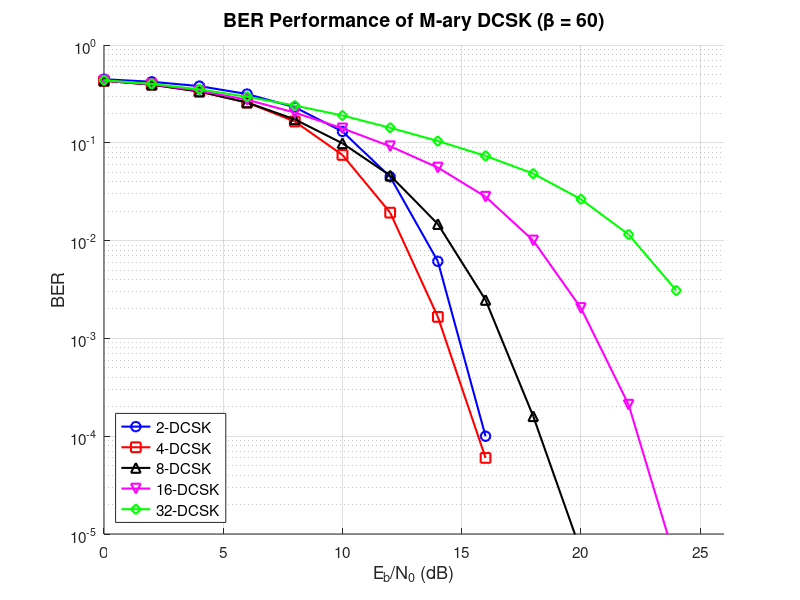

Reproduce this figure in MATLAB.
clear; clc; close all;

beta = 60;                  
num_symbols = 50000;        
EbN0_dB_range = 0:2:24;     
M_vec = [2, 4, 8, 16, 32];  

markers = {'o', 's', '^', 'v', 'd'};
colors = {'b', 'r', 'k', 'm', 'g'};

figure('Position', [100, 100, 700, 550]);
hold on; grid on;
set(gca, 'YScale', 'log'); 

fprintf('开始仿真 M-ary DCSK (扩频因子 beta=%d, 符号数=%d)...\n', beta, num_symbols);

for m_idx = 1:length(M_vec)
    M = M_vec(m_idx);
    bits_per_symbol = log2(M);
    BER_list = zeros(1, length(EbN0_dB_range));
    
    fprintf('正在仿真 %d-ary DCSK...\n', M);
    
    for snr_idx = 1:length(EbN0_dB_range)
        EbN0_dB = EbN0_dB_range(snr_idx);
        EbN0 = 10^(EbN0_dB / 10);
        Eb = 1.0;                  
        Es = bits_per_symbol * Eb; 
        N0 = Eb / EbN0;            
        sigma = sqrt(N0 / 2);      
        
        data = randi([0, M-1], num_symbols, 1);
        
        phase_offset = 0; 
        if M == 4
            phase_offset = pi/4;
        end
        sym = pskmod(data, M, phase_offset, 'gray');
        a_s = real(sym);
        b_s = imag(sym);
        
        x = rand(num_symbols, 1) * 2 - 1;
        cx = zeros(num_symbols, beta);
        for k = 1:beta
            cx(:, k) = x;
            x = 1 - 2 * x.^2; 
        end
        
        cx = cx - mean(cx, 2);
        cx = cx ./ sqrt(sum(cx.^2, 2));
        
        cx_analytic = hilbert(cx')'; 
        cy = imag(cx_analytic);
        cy = cy ./ sqrt(sum(cy.^2, 2)); 
        
        m_s = a_s .* cx + b_s .* cy;
        
        tx_ref  = sqrt(Es / 2) * cx;
        tx_info = sqrt(Es / 2) * m_s;
        

        rx_ref  = tx_ref + sigma * randn(num_symbols, beta);
        rx_info = tx_info + sigma * randn(num_symbols, beta);
        

        rx_ref_analytic = hilbert(rx_ref')';
        rx_ref_y = imag(rx_ref_analytic);
        

        z_a = sum(rx_info .* rx_ref, 2);
        z_b = sum(rx_info .* rx_ref_y, 2);
        z = z_a + 1i * z_b; 
        
        data_hat = pskdemod(z, M, phase_offset, 'gray');
        
        [~, ber] = biterr(data, data_hat);
        BER_list(snr_idx) = ber;
    end
    
    semilogy(EbN0_dB_range, BER_list, ['-', markers{m_idx}], ...
        'Color', colors{m_idx}, 'LineWidth', 1.5, 'MarkerSize', 7, ...
        'DisplayName', sprintf('%d-DCSK', M));
        
    fprintf('  完成! 在 %ddB 处的 BER 为: %.5e\n', EbN0_dB_range(end), BER_list(end));
end

set(gca, 'YMinorGrid', 'on', 'XMinorGrid', 'off', 'FontSize', 11);
xlabel('E_b/N_0 (dB)', 'FontSize', 13, 'Interpreter', 'tex');
ylabel('BER', 'FontSize', 13);
title('BER Performance of M-ary DCSK (\beta = 60)', 'FontSize', 14);
legend('Location', 'southwest', 'FontSize', 11);
ylim([1e-5, 1]);
xlim([0, 26]);
